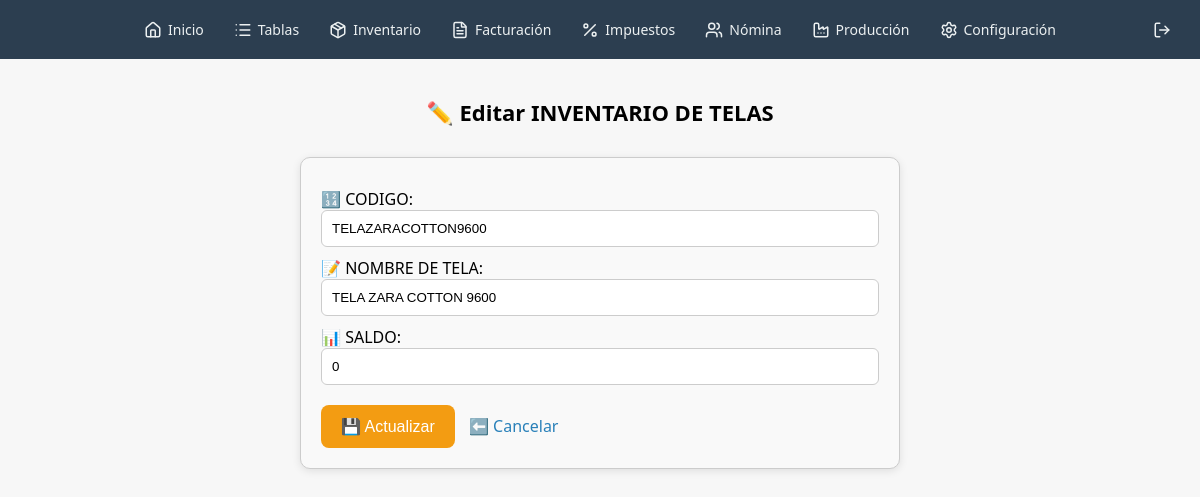
/produccion/telas/inventariodetelas/editar_inventariodetelas.php?id=156 (signed in), run on the app's committed database.
### tables this page shows
CREATE TABLE inventariodetelas (`codigo` TEXT, `nombre_de_tela` TEXT, `saldo` TEXT, `id` INTEGER PRIMARY KEY AUTOINCREMENT);

### produccion/telas/inventariodetelas/editar_inventariodetelas.php (the view, shortened to what this page needs)
<?php
require_once("../../../componentes/plantilla.php");
require_once("../../../conexion/conexion.php");
$id = intval($_GET['id']);
$stmt = $conexion->prepare("SELECT * FROM inventariodetelas WHERE id = ?");
$stmt->execute([$id]);
$registro = $stmt->fetch(PDO::FETCH_ASSOC);
?>
<h2 style="font-family:'Segoe UI'; font-size:22px; text-align:center;">✏️ Editar <?= strtoupper("Inventario de Telas") ?></h2>
<form action="actualizar_inventariodetelas.php" method="POST" style="max-width:600px;margin:30px auto;padding:20px;border:1px solid #ccc;border-radius:10px;background:#f9f9f9;box-shadow:0 2px 8px rgba(0,0,0,0.1);">
    <label for="codigo" style="margin-top:10px;display:block;">🔢 CODIGO:</label>
    <input type="text" name="codigo" id="codigo" value="<?= htmlspecialchars($registro['codigo']) ?>" required style="width:100%;padding:10px;border-radius:6px;border:1px solid #ccc;">
    <label for="nombre_de_tela" style="margin-top:10px;display:block;">📝 NOMBRE DE TELA:</label>
    <input type="text" name="nombre_de_tela" id="nombre_de_tela" value="<?= htmlspecialchars($registro['nombre_de_tela']) ?>" required style="width:100%;padding:10px;border-radius:6px;border:1px solid #ccc;">
    <label for="saldo" style="margin-top:10px;display:block;">📊 SALDO:</label>
    <input type="number" step="0.01" name="saldo" id="saldo" value="<?= htmlspecialchars($registro['saldo']) ?>" required style="width:100%;padding:10px;border-radius:6px;border:1px solid #ccc;">
    <button type="submit" style="margin-top:20px;background:#f39c12;color:#fff;padding:12px 20px;border:none;border-radius:8px;font-size:16px;cursor:pointer;">💾 Actualizar</button>
    <a href="index.php" style="margin-left:10px; text-decoration:none; color:#2980b9;">⬅️ Cancelar</a>
</form>

### componentes/plantilla.php (style rules this page uses)
* { box-sizing: border-box; }
body { font-family: 'Segoe UI', sans-serif; margin: 0; padding: 0; background-color: #f7f7f7; }

### data on the page
inventariodetelas: codigo "TELAZARACOTTON9600", nombre_de_tela "TELA ZARA COTTON 9600", saldo "0"
